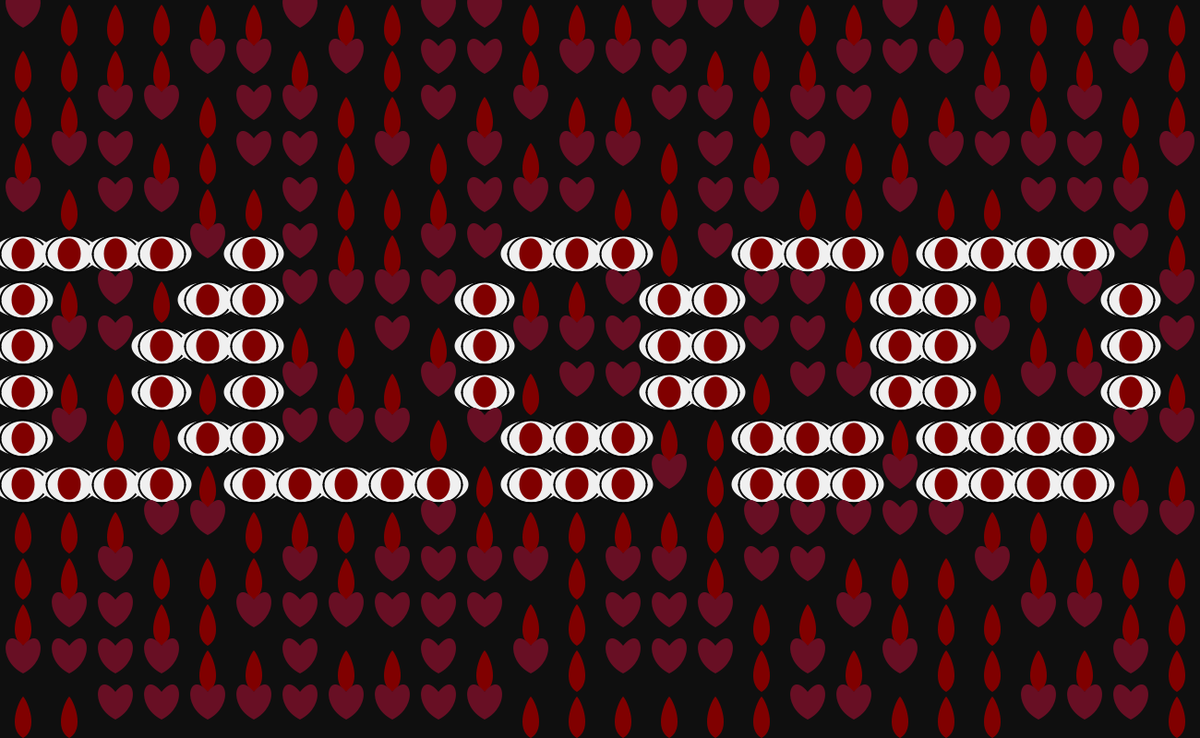
Frame 1 (no input)
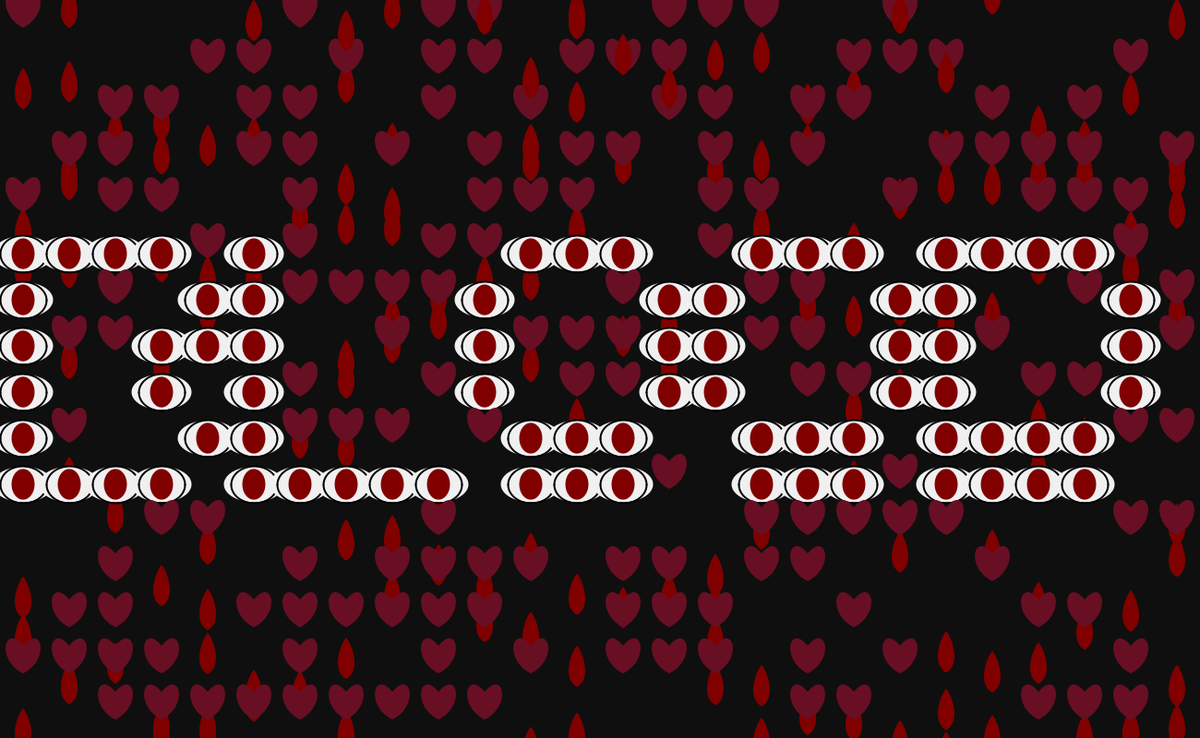
Frame 60 (the mouse pressed at the canvas centre just before this capture)
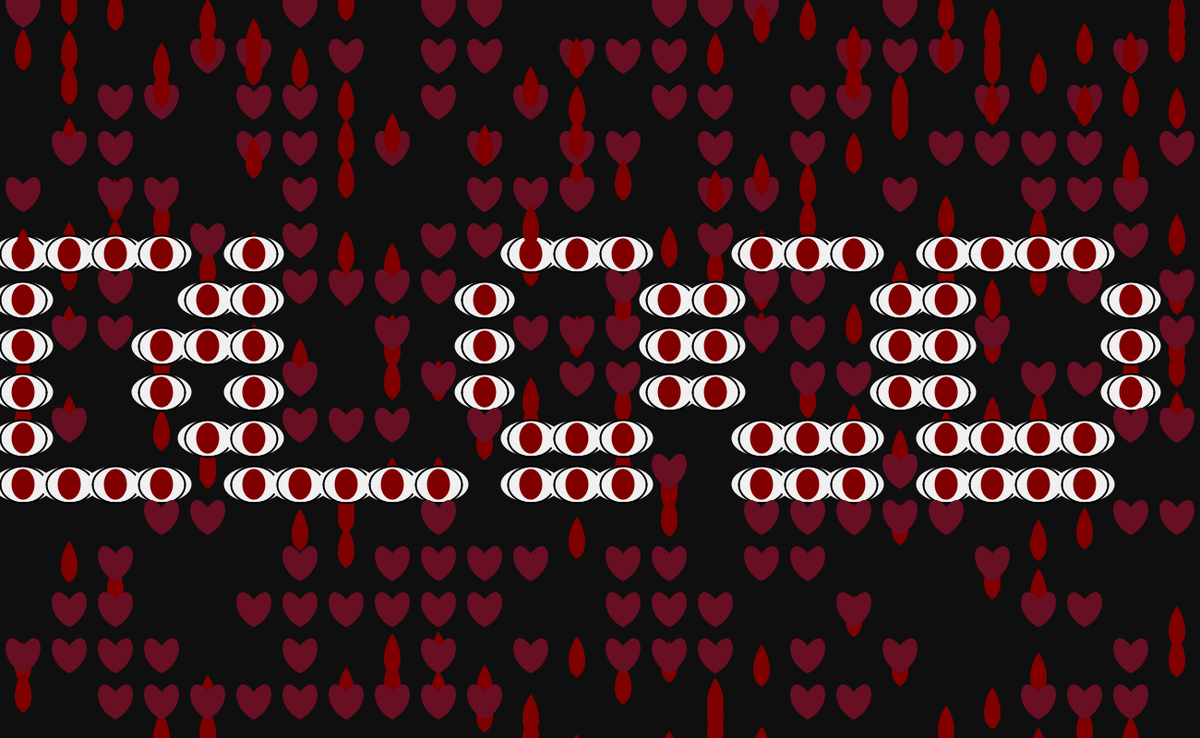
Frame 120 (the mouse held since frame 60 and released just before this capture)

The Processing sketch that drew these frames (run headless with seeded random() and noise(); from frame 60 on, the mouse is pressed at the canvas centre):

// Processing sketch: bleeding-mood
// ── bleeding-mood.pde
int gridSize = 50; 
int numCols, numRows; 
ArrayList<PatternModule> modules; 

void setup() {
  size(1300, 800);
  numCols = width / gridSize;
  numRows = height / gridSize;
  modules = new ArrayList<PatternModule>();
  initModules();
}

void draw() {
  background(15); 
  for (PatternModule module : modules) {
    module.display();
    module.update(); 
  }
}

void initModules() {
 
  boolean[][] bloodPattern = new boolean[numRows][numCols];
  String blood = "BLOOD";
  int charWidth = blood.length() * 5;  
  int startCol = (numCols - charWidth) / 2;  
  int startRow = numRows / 2 - 3;  


  for (int i = 0; i < blood.length(); i++) {
    char c = blood.charAt(i);
    switch (c) {
      case 'B':
        fillBloodPattern(bloodPattern, startCol + i * 5, startRow, 'B');
        break;
      case 'L':
        fillBloodPattern(bloodPattern, startCol + i * 5, startRow, 'L');
        break;
      case 'O':
        fillBloodPattern(bloodPattern, startCol + i * 5, startRow, 'O');
        break;
      case 'D':
        fillBloodPattern(bloodPattern, startCol + i * 5, startRow, 'D');
        break;
    }
  }


  for (int i = 0; i < numCols; i++) {
    for (int j = 0; j < numRows; j++) {
      if (bloodPattern[j][i]) {
        modules.add(new EyeModule(i * gridSize, j * gridSize, gridSize));
      } else {
        int moduleType = int(random(2)); 
        switch (moduleType) {
          case 0:
            modules.add(new DropModule(i * gridSize, j * gridSize, gridSize));
            break;
          case 1:
            modules.add(new HeartModule(i * gridSize, j * gridSize, gridSize));
            break;
        }
      }
    }
  }
}

void fillBloodPattern(boolean[][] pattern, int startCol, int startRow, char c) {
  if (c == 'B') {
    
    setPatternValue(pattern, startRow, startCol + 2);
    setPatternValue(pattern, startRow, startCol + 3);
    setPatternValue(pattern, startRow, startCol + 1);
    setPatternValue(pattern, startRow + 1, startCol );
    setPatternValue(pattern, startRow + 2, startCol );
    setPatternValue(pattern, startRow + 3, startCol );
    setPatternValue(pattern, startRow + 4, startCol );
    setPatternValue(pattern, startRow , startCol );
    setPatternValue(pattern, startRow + 5, startCol );
    setPatternValue(pattern, startRow + 5, startCol + 1);
    setPatternValue(pattern, startRow + 1, startCol + 4);
    setPatternValue(pattern, startRow + 2, startCol + 3);
    setPatternValue(pattern, startRow + 2, startCol + 4);
    setPatternValue(pattern, startRow + 3, startCol + 3);
    setPatternValue(pattern, startRow + 5, startCol + 3);
    setPatternValue(pattern, startRow + 4, startCol + 4);
    
    setPatternValue(pattern, startRow + 5, startCol + 2);
  }

  else if (c == 'L') {
    setPatternValue(pattern, startRow, startCol);
    setPatternValue(pattern, startRow + 1, startCol);
    setPatternValue(pattern, startRow + 2, startCol);
    setPatternValue(pattern, startRow + 3, startCol);
    setPatternValue(pattern, startRow + 4, startCol);
    setPatternValue(pattern, startRow + 5, startCol);
    setPatternValue(pattern, startRow + 5, startCol + 1);
    setPatternValue(pattern, startRow + 5, startCol + 2);
    setPatternValue(pattern, startRow + 5, startCol + 3);
    setPatternValue(pattern, startRow + 5, startCol + 4);
  }

  else if (c == 'O') {
    setPatternValue(pattern, startRow, startCol + 1);
    setPatternValue(pattern, startRow, startCol + 2);
    setPatternValue(pattern, startRow, startCol + 3);
    setPatternValue(pattern, startRow + 1, startCol);
    setPatternValue(pattern, startRow + 1, startCol + 4);
    setPatternValue(pattern, startRow + 2, startCol);
    setPatternValue(pattern, startRow + 2, startCol + 4);
    setPatternValue(pattern, startRow + 3, startCol);
    setPatternValue(pattern, startRow + 3, startCol + 4);
    setPatternValue(pattern, startRow + 4, startCol + 1);
    setPatternValue(pattern, startRow + 4, startCol + 2);
    setPatternValue(pattern, startRow + 4, startCol + 3);
    setPatternValue(pattern, startRow + 5, startCol + 1);
    setPatternValue(pattern, startRow + 5, startCol + 2);
    setPatternValue(pattern, startRow + 5, startCol + 3);
  }

  else if (c == 'D') {
    setPatternValue(pattern, startRow, startCol + 1);
    setPatternValue(pattern, startRow, startCol );
    setPatternValue(pattern, startRow, startCol + 2);
    setPatternValue(pattern, startRow, startCol + 3);
    setPatternValue(pattern, startRow + 1, startCol);
    setPatternValue(pattern, startRow + 1, startCol + 4);
    setPatternValue(pattern, startRow + 2, startCol);
    setPatternValue(pattern, startRow + 2, startCol + 4);
    setPatternValue(pattern, startRow + 3, startCol);
    setPatternValue(pattern, startRow + 3, startCol + 4);
    setPatternValue(pattern, startRow + 4, startCol);
    setPatternValue(pattern, startRow + 4, startCol + 1);
    setPatternValue(pattern, startRow + 4, startCol + 2);
    setPatternValue(pattern, startRow + 4, startCol + 3);
    setPatternValue(pattern, startRow + 5, startCol );
    setPatternValue(pattern, startRow + 5, startCol + 1);
    setPatternValue(pattern, startRow + 5, startCol + 2);
    setPatternValue(pattern, startRow + 5, startCol + 3);
    
  }
}

void setPatternValue(boolean[][] pattern, int row, int col) {
  if (row >= 0 && row < pattern.length && col >= 0 && col < pattern[0].length) {
    pattern[row][col] = true;
  }
}


abstract class PatternModule {
  float x, y, size;

  PatternModule(float x, float y, float size) {
    this.x = x;
    this.y = y;
    this.size = size;
  }

  abstract void display();
  abstract void update();
}

class EyeModule extends PatternModule {
  boolean isHovered;

  EyeModule(float x, float y, float size) {
    super(x, y, size);
    isHovered = false;
  }

  void display() {

    noStroke();
    fill(240);
    ellipse(x + size / 2, y + size / 2, size * 1.3, size * 0.77);


    if (isHovered) {
      fill(15, 20, 60); 
    } else {
      fill(128, 0, 0); 
    }
    ellipse(x + size / 2, y + size / 2, size / 2, size / 1.5);

  
    stroke(0);
    strokeWeight(2);
    noFill();
    arc(x + size / 2, y + size / 2, size * 1, size * 0.8, PI, TWO_PI); 
    arc(x + size / 2, y + size / 2, size * 1, size * 0.8, 0, PI); 
  }

  void update() {
    if (mouseX > x && mouseX < x + size && mouseY > y && mouseY < y + size) {
      isHovered = true;
    } else {
      isHovered = false;
    }
  }
}


class DropModule extends PatternModule {
  float speed;

  DropModule(float x, float y, float size) {
    super(x, y, size);
    speed = random(1, 3); 
  }

  void display() {
    noStroke();
    fill(128, 0, 0); 
    beginShape();
   
    vertex(x + size / 2, y + size); 
   
    bezierVertex(x + size * 0.85, y + size * 0.8, x + size * 0.6, y + size * 0.2, x + size / 2, y + size * 0.1);

    bezierVertex(x + size * 0.4, y + size * 0.2, x + size * 0.15, y + size * 0.8, x + size / 2, y + size);
    endShape(CLOSE);
  }

  void update() {
    y += speed; 
    if (y > height) {
      y = -size; 
    }
  }
}


class HeartModule extends PatternModule {
  boolean isHovered;
  boolean isBroken;

  HeartModule(float x, float y, float size) {
    super(x, y, size);
    isHovered = false;
    isBroken = false;
  }

  void display() {
    
    if (isHovered) {
      fill(255, 0, 0);  
    } else {
      fill(104, 15, 36);  
    }
    noStroke();  

    if (isBroken) {
      drawBrokenHeart();
    } else {
      drawCompleteHeart();
    }
  }

  void drawCompleteHeart() {
    beginShape();  
    vertex(x + size / 2, y); 

  
    bezierVertex(x + size * 0.9, y - size * 0.5, x + 1.1 * size, y + size * 0.3, x + size / 2, y + size * 0.6);

    vertex(x + size / 2, y + size * 0.6);
  
    bezierVertex(x - size * 0.1, y + size * 0.3, x + size * 0.1, y - size * 0.5, x + size / 2, y); 
    endShape(CLOSE);  
  }

  void drawBrokenHeart() {
    noStroke(); 
    fill(255, 0, 0);  

    beginShape(); 
    vertex(x + size / 2 - size * 0.05, y + size * 0.4); 
    bezierVertex(x + size * 0.3, y, x + size * 0.1, y + size * 0.4, x + size * 0.35, y + size * 0.8); 
    bezierVertex(x + size * 0.4, y + size * 0.9, x + size / 2 - size * 0.1, y + size * 0.9, x + size / 2 - size * 0.05, y + size * 0.4); 
    endShape(); 

    
    beginShape(); 
    vertex(x + size / 2 + size * 0.05, y + size * 0.4);  
    bezierVertex(x + size * 0.7, y, x + size * 0.9, y + size * 0.4, x + size * 0.65, y + size * 0.8); 
    bezierVertex(x + size * 0.6, y + size * 0.9, x + size / 2 + size * 0.1, y + size * 0.9, x + size / 2 + size * 0.05, y + size * 0.4); 
    endShape(); 
  }

  void update() {
    if (mouseX > x && mouseX < x + size && mouseY > y && mouseY < y + size) {
      isHovered = true;
      if (mousePressed) {
        isBroken = true;  
      }
    } else {
      isHovered = false;
    }
  }
}
